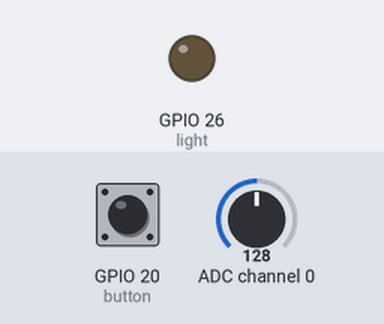
Recording of a program running on a simulated Raspberry Pi (BCM pin numbers). Shown: output pins drawn as LEDs (lit = HIGH). The inputs (shaded band) are chosen by the test bench; at power-on: GPIO 20 (button) HIGH, ADC channel 0 = 128 (analog values on the 0–255 scale).

Above: at 1.2 s.
1.3 s: GPIO 20 (button) pulled LOW for 0.15 s
At 2.1 s:
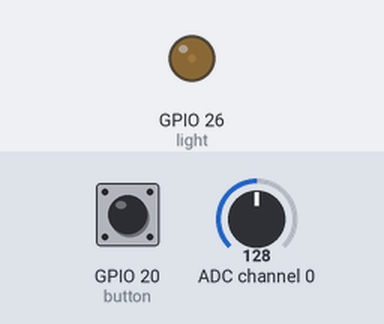
2.9 s: ADC channel 0 set to 224
At 3.8 s:
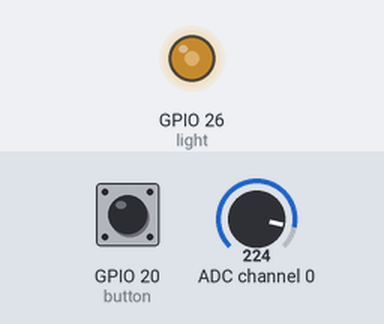
4.4 s: ADC channel 0 set to 255
At 5.6 s:
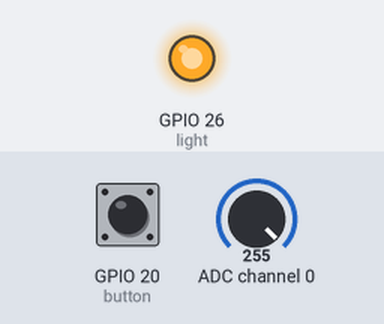
5.9 s: ADC channel 0 set to 127
At 7.0 s:
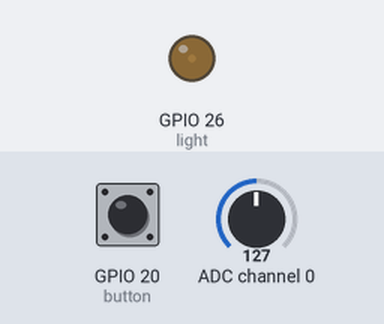
7.4 s: GPIO 20 (button) pulled LOW for 1 s
At 7.9 s:
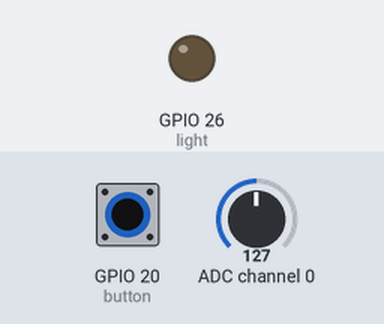
9.9 s: GPIO 20 (button) pulled LOW for 3.2 s
At 11.0 s:
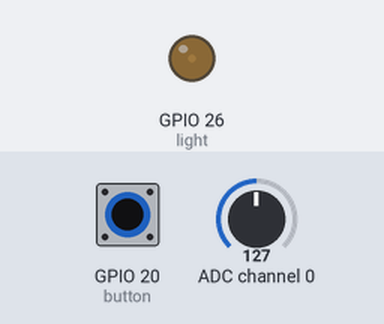
Timing chart, 0 to 12.9 s (numbered marks = the images above; inputs shaded):
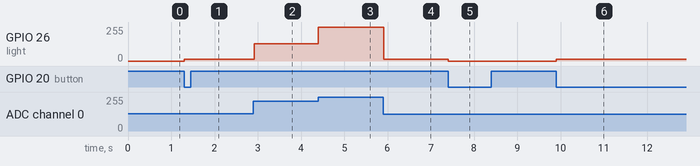

The program:

light.py
```python
#!/usr/bin/python3

# Original Author: M Heidenreich
# Adapted By: Justin B, Jehanthan N

from smbus import SMBus
from gpiozero import PWMLED, Button
from gpiozero.pins.pigpio import PiGPIOFactory
from signal import signal, SIGTERM, SIGHUP, pause
from time import sleep
from math import log10

remote_host = PiGPIOFactory(host="raspberrypi-66.local")

bus = SMBus(1)
light = PWMLED(26, pin_factory=remote_host)
button = Button(20)
steps = 255
fade_factor = (steps * log10(2)) / (log10(steps))


def safe_exit(sig_num, frame):
    exit(1)


ads7830_commands = [0x84, 0xc4, 0x94, 0xd4, 0xa4, 0xe4, 0xb4, 0xf4]


def read_ads7830(input):
    bus.write_byte(0x4b, ads7830_commands[input])
    return bus.read_byte(0x4b)


def values(input):
    while True:
        value = read_ads7830(input)
        yield (pow(2, (value/fade_factor))-1)/steps


def toggle_light():
    if light.source:
        light.source = None
        light.off()
    else:
        light.source = values(0)


try:

    signal(SIGTERM, safe_exit)
    signal(SIGHUP, safe_exit)

    button.when_pressed = toggle_light

    light.source_delay = 0.02

    pause()

except KeyboardInterrupt:
    pass

finally:
    light.close()

# JB, JN
```

Measured:
- after the input at 1.3 s, GPIO 26 (light): 0/255 → 15/255 at once
- after the input at 2.9 s, GPIO 26 (light): 15/255 → 129/255 at once
- after the input at 4.4 s, GPIO 26 (light): 129/255 → 254/255 at once
- after the input at 5.9 s, GPIO 26 (light): 254/255 → 15/255 at once
- after the input at 7.4 s, GPIO 26 (light): 15/255 → 0/255 at once
- after the input at 9.9 s, GPIO 26 (light): 0/255 → 15/255 at once
